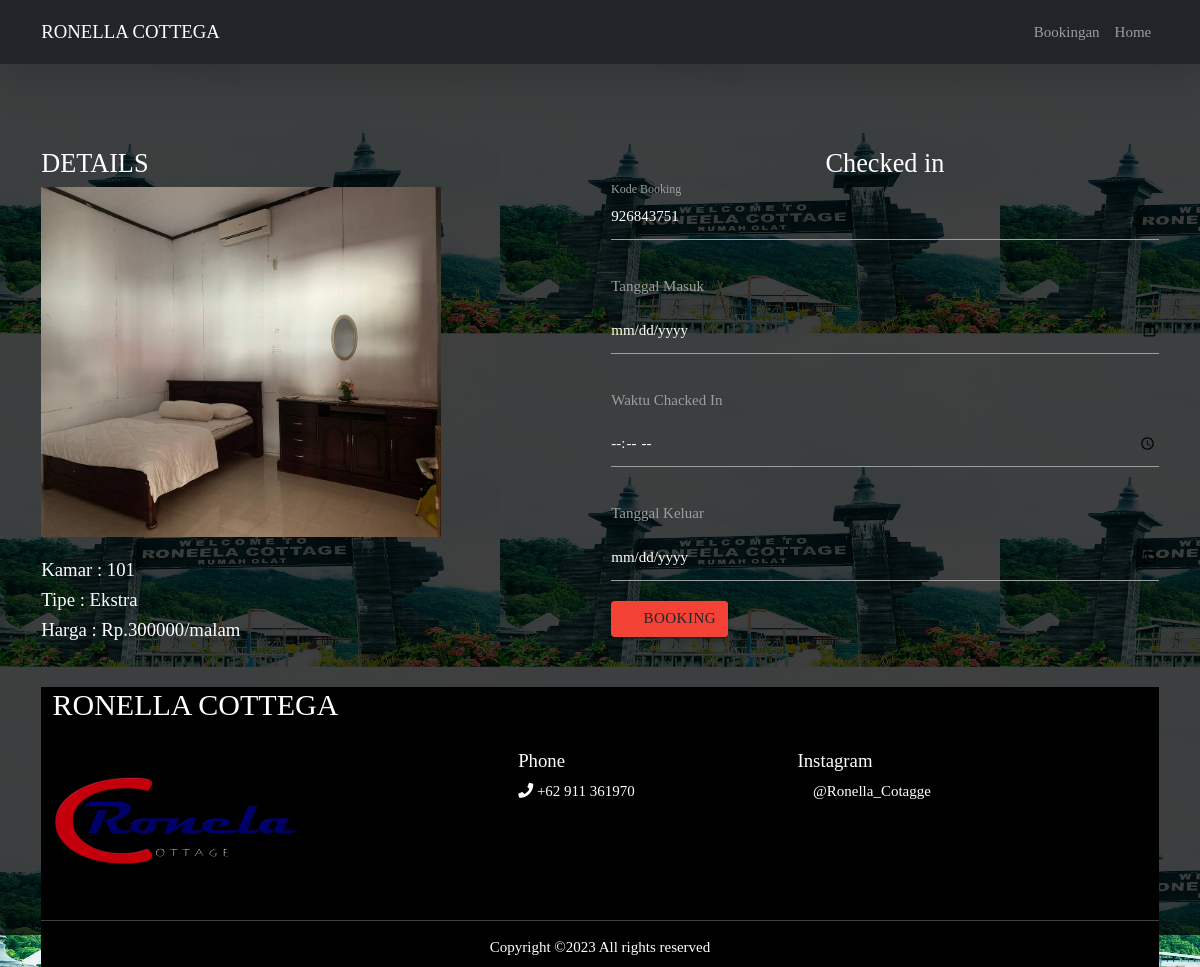
The page /layanan/hotel/checkin.php?id_hotel=17 (signed in) on the database its author committed.
### tables this page shows
CREATE TABLE IF NOT EXISTS `penginapan` (
`id_hotel` int(11) NOT NULL,
  `no_kamar` int(11) NOT NULL,
  `harga` text NOT NULL,
  `tipe` text NOT NULL,
  `fasilitas` text NOT NULL,
  `foto` varchar(100) NOT NULL
);

### layanan/hotel/checkin.php (the view, shortened to what this page needs)
<html>
<head>
    <link rel="stylesheet" href="../../css/materialize.min.css">
    <link rel="stylesheet" href="../../css/ionicons.min.css">
</head>
<body style="background: url(../../image/head.png); background-size: 500px;" class="trans">
    <div class="white-text" style="background-color: rgba(0, 0, 0, 0.75); width: 100%; height:900px; margin-top: 35px;">
    <?php include "nav.php"; ?>
	<br>
	<div class="container pt-5 mt-5">
	  <?php
        include "../koneksi.php";
        $id_hotel = $_GET['id_hotel'];
        $sqr = mysqli_query($conn, 'select * from penginapan where id_hotel="'.$id_hotel.'" ');
        $qur = mysqli_fetch_array($sqr);
      ?>
		<div class="row">
			<div class="col s6">
                    <font face="algrin"><h3 style="color:white"> DETAILS</H3></font>
                    <img src="../../ronela_admin/image/penginapan/<?php echo $qur['foto']?>"
                    width="400"
                    height="350">
                    <br>
                    <br>
                    <font face="papyrus" ><H5 style="color:white">Kamar         : <?php echo $qur['no_kamar']?></H5></font>
                    <font face="papyrus" ><H5 style="color:white">Tipe    : <?php echo $qur['tipe']?></H5></font>
                    <font face="papyrus"><H5 style="color:white">Harga         : Rp.<?php echo $qur['harga']?>/malam</H5></font>
            </div>
            <div class="col s6">
                    <h3 align="center" style="color:white">Checked in</h3>
                    <form method="post" action="pesan_p.php">
                        <div class="input-field">
                            <?php
                            $rang = range(1, 9);
                            shuffle($rang);
                            $c = implode($rang);
                            $res_code = $c;
                            ?>
                                <input type="text" name="res_code" id="name" value="<?=$res_code;?>">
                                <label for="name">Kode Booking</label>
                        </div>
                            <div class="input-field">
                                <p class="grey-text">Tanggal Masuk</p>
                                <input type="date" name="tgl_masuk">
                            </div>
                            <div class="input-field">
                                <p class="grey-text">Waktu Chacked In</p>
                                <input type="time"name="waktu_masuk">
                            </div>
							<div class="input-field">
                                <p class="grey-text">Tanggal Keluar</p>
                                <input type="date" name="tgl_keluar">
                            </div>
                            <button class="btn waves-effect red"><i class="ion-load-c"></i> Booking</button>
                    </form>
                </div>
            </div>
    <?php include "../../footer.php";?>
</body>
</html>

### css/style.css (style rules this page uses)
html, body { height: 100%; font-family: "Taviraj", serif; -webkit-font-smoothing: antialiased; font-smoothing: antialiased; background: none; }

### rows shown on the page
penginapan: foto (picture), no_kamar "101", tipe "Ekstra", harga "300000"
